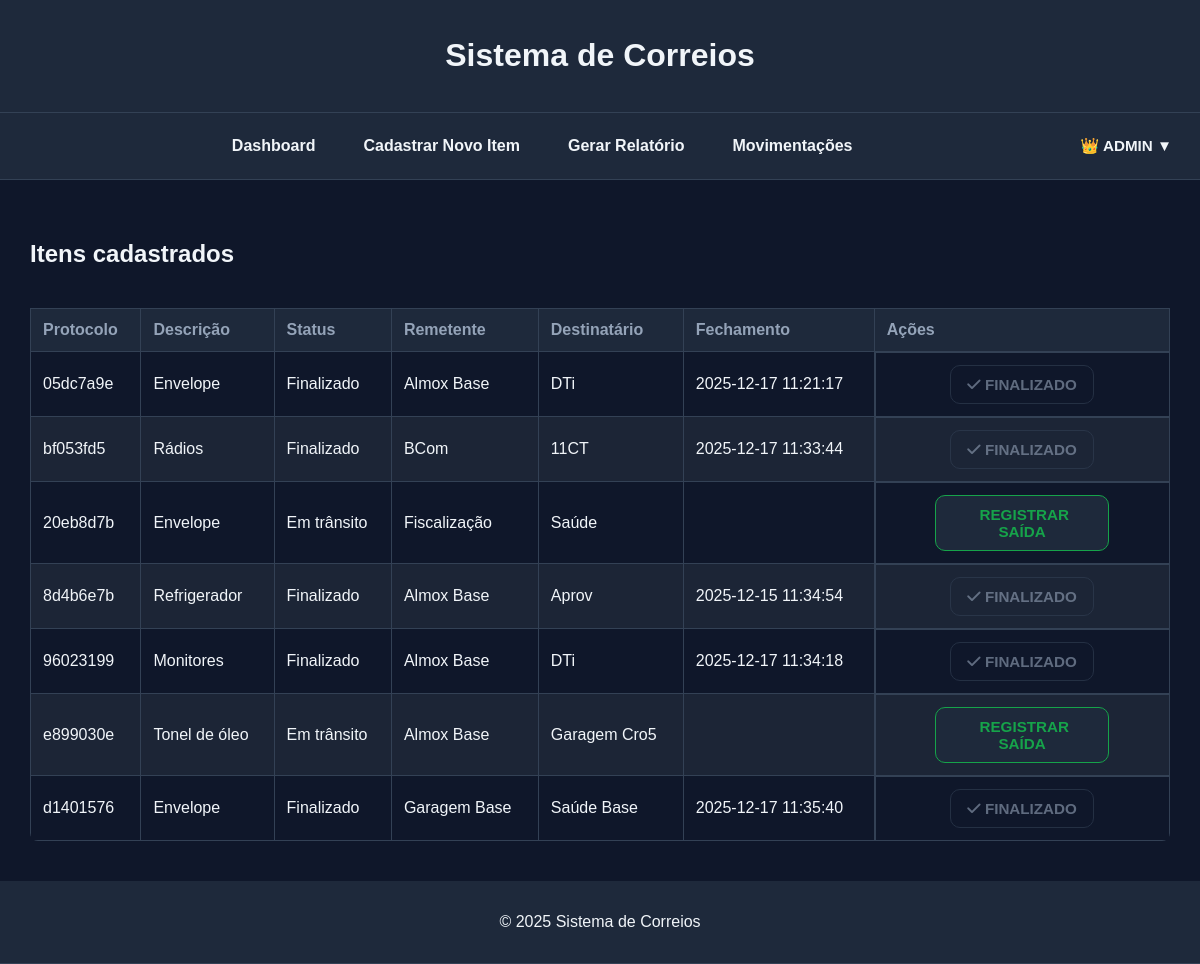
Page / (signed in) on the earlier database version.
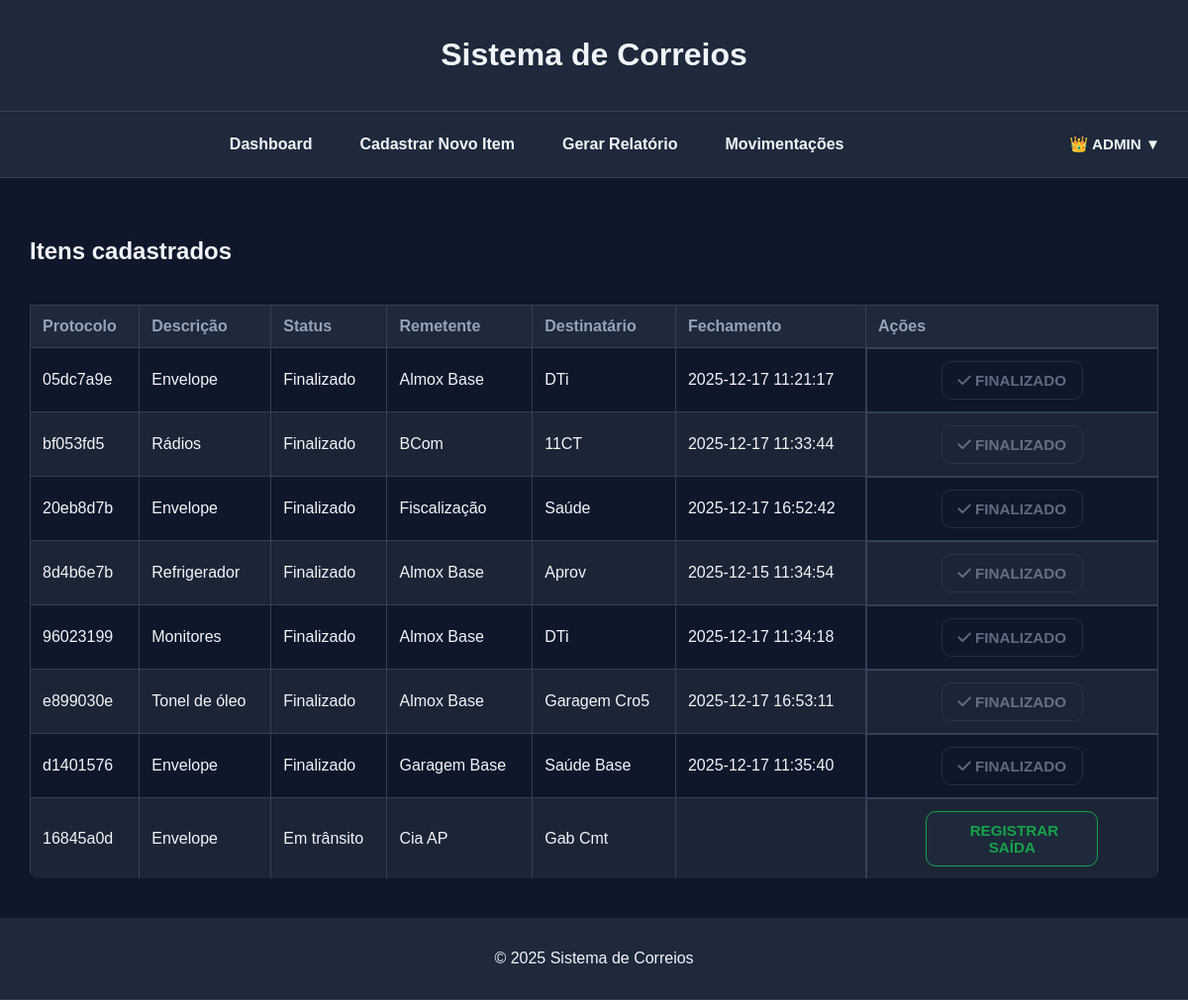
Same page on the later database version.
### app.py (models this page shows, shortened)
class User(UserMixin, db.Model):
    id = db.Column(db.Integer, primary_key=True)
    username = db.Column(db.String(80), unique=True, nullable=False)
    email = db.Column(db.String(120), unique=True, nullable=False)
    password_hash = db.Column(db.String(200), nullable=False)
    role = db.Column(db.String(20), default="user")  # "user" ou "admin"

class Item(db.Model):
    id = db.Column(db.Integer, primary_key=True)
    protocol = db.Column(db.String(20), unique=True, nullable=False)
    sender = db.Column(db.String(100))
    recipient = db.Column(db.String(100))
    description = db.Column(db.String(200))
    status = db.Column(db.String(50))
    closed = db.Column(db.DateTime, nullable=True)

### app.py (the view)
@app.route("/")
@login_required
def index():
    items = Item.query.all()
    return render_template("dashboard.html", items=items)

### app.py (called while the page is built)
@login_manager.user_loader
def load_user(user_id):
    return User.query.get(int(user_id))

### templates/dashboard.html (shortened to what this page needs)
{% extends "base.html" %}
{% block content %}
<section class="panel-card">
  <h2>Itens cadastrados</h2>
    <div class="table-container">
    <table>
      <thead>
        <tr>
          <th>Protocolo</th>
          <th>Descrição</th>
          <th>Status</th>
          <th>Remetente</th>
          <th>Destinatário</th>
          <th>Fechamento</th>
          <th>Ações</th>
        </tr>
      </thead>
      <tbody>
        {% for item in items %}
        <tr>
          <td class="nowrap">{{ item.protocol }}</td>
          <td>{{ item.description }}</td>
          <td class="nowrap">{{ item.status }}</td>
          <td>{{ item.sender }}</td>
          <td>{{ item.recipient }}</td>
          <td class="nowrap">
            {% if item.closed %}
              {{ item.closed.strftime("%Y-%m-%d %H:%M:%S") }}
            {% endif %}
          </td>
          <td class="col-actions">
            {% if item.status != "Finalizado" %}
              <a href="{{ url_for('exit_item', protocol=item.protocol) }}" class="btn-out">
                 Registrar Saída
              </a>
            {% else %}
              <a class="btn-secondary" aria-disabled="true">
                <i class="fa-solid fa-check"></i> Finalizado
              </a>
            {% endif %}
        </td>
        </tr>
        {% endfor %}
      </tbody>
    </table>
  </div>
</section>
{% endblock %}

### templates/base.html (shortened to what this page needs)
  <!DOCTYPE html>
  <html lang="pt-BR">
  <head>
      <link rel="stylesheet" href="{{ url_for('static', filename='style.css') }}">
      <link rel="stylesheet" href="https://cdnjs.cloudflare.com/ajax/libs/font-awesome/6.4.0/css/all.min.css">
  </head>
  <body>
  <header>
      <h1>Sistema de Correios</h1>
  </header>
  <nav>
  {% if current_user and current_user.is_authenticated %}
    <div class="nav-links">
      <a href="{{ url_for('index') }}">Dashboard</a>
      <a href="{{ url_for('new_item') }}">Cadastrar Novo Item</a>
      <a href="{{ url_for('report') }}">Gerar Relatório</a>
  {% if current_user and current_user.is_authenticated and current_user.role == "admin" %}
    <a href="{{ url_for('movimentacoes') }}">Movimentações</a>
  {% endif %}
    </div>
  {% endif %}
  <div class="nav-right">
    {% if current_user and current_user.is_authenticated %}
      <div class="user-menu">
        <button class="user-button">
          {% if current_user.role == "admin" %}
            👑 {{ current_user.username }} ▼
          {% else %}
            👤 {{ current_user.username }} ▼
          {% endif %}
        </button>
      </div>
    {% else %}
      <a href="{{ url_for('login') }}" class="btn-secondary">Login</a>
    {% endif %}
  </div>
</nav>
  <main class="content-container">
      {% block content %}{% endblock %}
    </main>
  <footer>
      <p>&copy; 2025 Sistema de Correios</p>
  </footer>
  </body>
  </html>

### static/style.css (style rules this page uses)
:root { --bg: #0f172a; --panel: #1e293b; --text: #f1f5f9; --muted: #94a3b8; --border: #334155; --primary: #16a34a; --primary-dark: #15803d; --danger: #ef4444; --danger-dark: #b91c1c; --info: #3b82f6; --info-dark: #1e40af; }
body { background-color: var(--bg); color: var(--text); font-family: Arial, sans-serif; margin: 0; padding: 0; }
header, footer { background-color: var(--panel); padding: 16px; text-align: center; border-bottom: 1px solid var(--border); }
nav { background-color: var(--panel); padding: 16px; display: flex; align-items: center; border-bottom: 1px solid var(--border); }
.nav-links { flex: 1; display: flex; justify-content: center; gap: 24px; flex-wrap: wrap; }
.nav-right { margin-left: auto; }
nav a { color: var(--text); text-decoration: none; font-weight: bold; padding: 8px 12px; border-radius: 6px; }
.user-menu { position: relative; display: inline-block; }
.user-button { background: transparent; border: none; color: var(--text); font-weight: bold; cursor: pointer; padding: 8px 12px; border-radius: 6px; }
main { padding: 40px 20px; max-width: 95vw; margin: 0 auto; }
button, .btn-primary, .btn-secondary, a.btn-primary, a.btn-secondary, a.btn-out, a.btn-in, a.btn-info { font-family: Arial, sans-serif; font-size: 0.95rem; font-weight: bold; text-transform: uppercase; padding: 10px 16px; border-radius: 10px; cursor: pointer; transition: background 0.3s ease, color 0.3s ease, border-color 0.3s ease; text-decoration: none; display: inline-block; }
.btn-out, .btn-secondary { transition: transform 0.2s ease, background-color 0.3s ease; }
.btn-secondary, a.btn-secondary { background-color: transparent; color: var(--muted); border: 1px solid var(--border); }
a.btn-out { background-color: var(--panel); color: var(--primary); border: 1px solid var(--primary); }
[aria-disabled="true"] { pointer-events: none; opacity: 0.6; cursor: not-allowed; }
.table-container { max-height: 75vh; max-width: 100%; margin: 0 auto; overflow-y: auto; overflow-x: auto; border-radius: 8px; }
table { width: 100%; border-collapse: collapse; margin-top: 20px; }
th, td { padding: 12px; border: 1px solid var(--border); text-align: left; }
th { background-color: var(--panel); color: var(--muted); position: sticky; top: 0; }
tr:nth-child(even) { background-color: #1c2536; }
.col-actions { display: flex; flex-wrap: wrap; gap: 10px; justify-content: center; align-items: center; min-width: 240px; }
.col-actions a.btn-primary, .col-actions a.btn-secondary, .col-actions a.btn-out, .col-actions a.btn-in, .col-actions a.btn-info { padding: 10px 16px; font-size: 0.95rem; max-width: 140px; text-align: center; }

Differences in the rows shown:
changed Item "20eb8d7b": status "Em trânsito" → "Finalizado"; closed (not shown) → "2025-12-17 16:52:42"; status "REGISTRAR SAÍDA" → "FINALIZADO"
changed Item "Tonel de óleo": status "Em trânsito" → "Finalizado"; closed (not shown) → "2025-12-17 16:53:11"; status "REGISTRAR SAÍDA" → "FINALIZADO"
added Item: protocol "16845a0d", description "Envelope", status "Em trânsito", sender "Cia AP", recipient "Gab Cmt"
